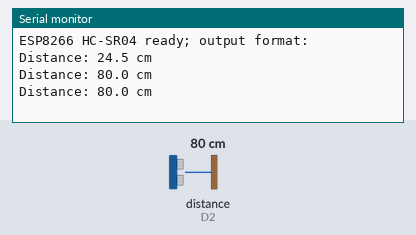
A sketch run on a simulated ESP8266 (NodeMCU). Parts: the last lines printed to the serial monitor. Wiring (inferred from the names in the program): ultrasonic range finder: trigger D1; echo D2. The inputs (shaded band) are chosen by the test bench; at power-on: distance to the obstacle (sensor on D2) 80 cm. The echo pulse lasts 58.3 µs per cm.

Above: at 1.4 s.
1.5 s: distance to the obstacle (sensor on D2) set to 2 cm
At 2.8 s:
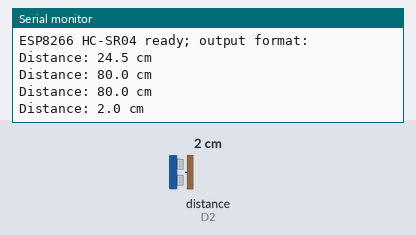
3.0 s: distance to the obstacle (sensor on D2) set to 4 cm
At 4.0 s:
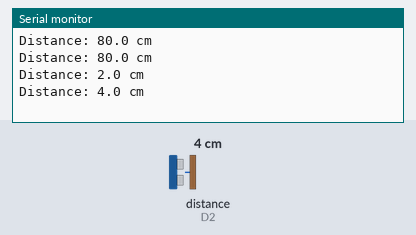
Timing chart, 0 to 6.0 s (numbered marks = the images above; inputs shaded):
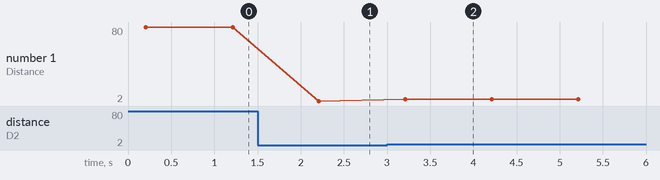

Measured:
- after the input at 1.5 s, the serial monitor: prints a new line after 0.71 s (image 1)
- after the input at 3.0 s, the serial monitor: prints a new line after 0.21 s (image 2)
- plotted number 1: 80 → 2 after the input at 1.5 s

The sketch:

esp8266_hcsr04.ino
```cpp
/*
  ESP8266 NodeMCU + HC-SR04 example firmware.

  Assumed pins (confirm against your board and wiring):
    TRIG -> D1 (GPIO5)
    ECHO -> D2 (GPIO4), through a suitable 5V-to-3.3V level shifter/divider
    GND  -> GND
    VCC  -> module supply per the HC-SR04 and board specifications

  ESP8266 GPIO is not 5V tolerant. Do not connect a 5V ECHO output directly
  to an ESP8266 input. Software cannot make an unsafe electrical connection safe.
*/

const uint8_t TRIG_PIN = D1;
const uint8_t ECHO_PIN = D2;
const unsigned long SERIAL_BAUD = 115200;
const unsigned long ECHO_TIMEOUT_US = 30000UL;
const unsigned long MEASUREMENT_INTERVAL_MS = 1000UL;

void setup() {
  pinMode(TRIG_PIN, OUTPUT);
  pinMode(ECHO_PIN, INPUT);
  digitalWrite(TRIG_PIN, LOW);
  Serial.begin(SERIAL_BAUD);
  delay(200);
  Serial.println("ESP8266 HC-SR04 ready; output format: Distance: 24.5 cm");
}

void loop() {
  digitalWrite(TRIG_PIN, LOW);
  delayMicroseconds(3);
  digitalWrite(TRIG_PIN, HIGH);
  delayMicroseconds(10);
  digitalWrite(TRIG_PIN, LOW);

  const unsigned long duration = pulseIn(ECHO_PIN, HIGH, ECHO_TIMEOUT_US);
  if (duration == 0) {
    Serial.println("No echo detected");
  } else {
    const float distanceCm = (duration * 0.0343f) / 2.0f;
    Serial.print("Distance: ");
    Serial.print(distanceCm, 1);
    Serial.println(" cm");
  }

  delay(MEASUREMENT_INTERVAL_MS);
}
```
